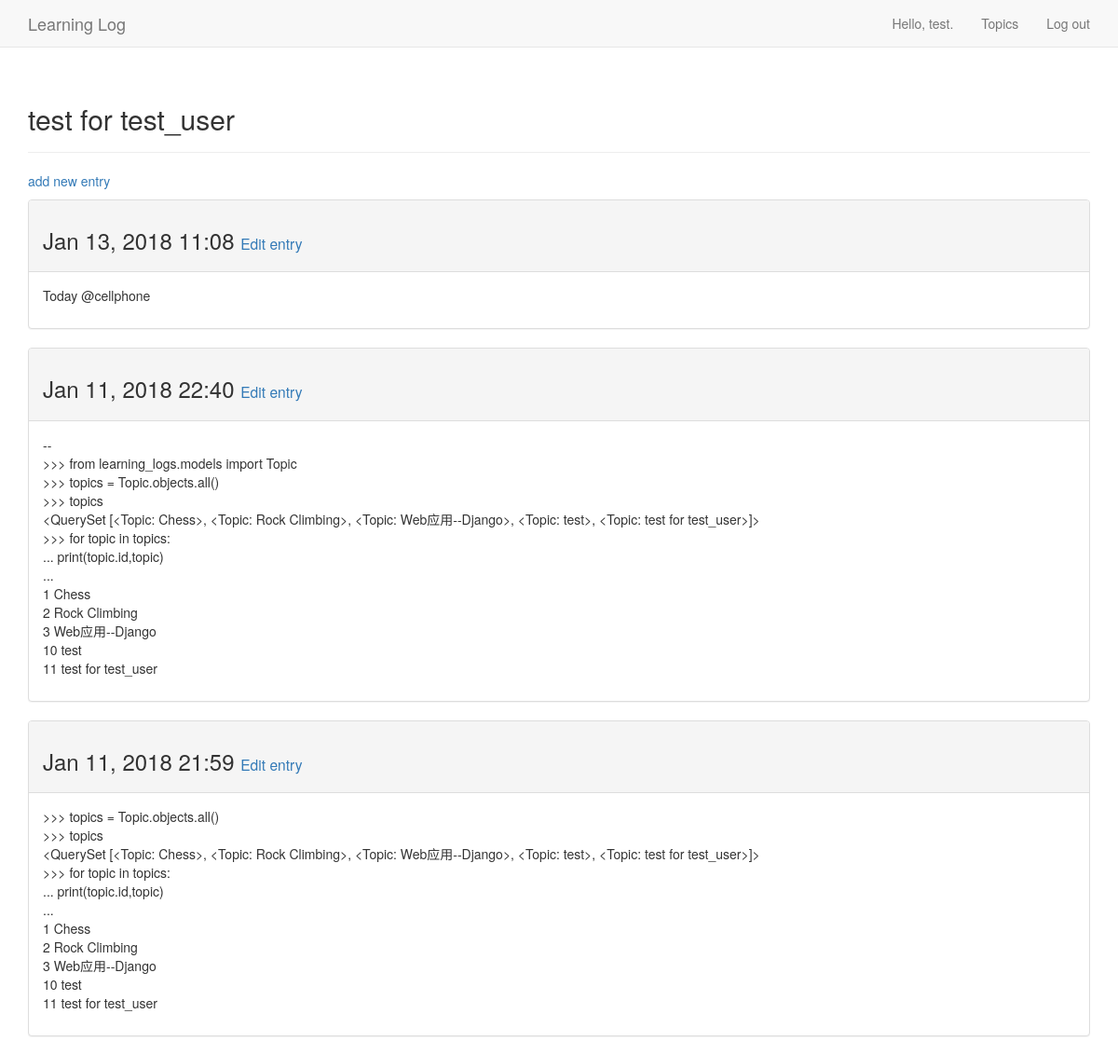
Screenshot of /topics/11/ (signed in) with the database file from the repository.
### learning_logs/models.py (models this page shows, shortened)
class Topic(models.Model):
    text = models.CharField(max_length = 200)
    date_added = models.DateTimeField(auto_now_add = True)
    owner = models.ForeignKey(User, on_delete=models.CASCADE)
    def __str__(self):
        return self.text

class Entry(models.Model):
    topic = models.ForeignKey(Topic, on_delete=models.CASCADE)
    """教材错误，见https://jingyan.baidu.com/article/67508eb409cfb49ccb1ce446.html"""
    text = models.TextField()
    date_added = models.DateTimeField(auto_now_add = True)
    class Meta:
        verbose_name_plural = 'entries'

### learning_logs/views.py (the view)
# urls.py: url(r'^topics/(?P<topic_id>\d+)/$', views.topic, name='topic'),
@login_required
def topic(request,topic_id):
    topic = Topic.objects.get(id=topic_id)
    if topic.owner != request.user:
        raise Http404
    entries = topic.entry_set.order_by('-date_added')
    context = {'topic':topic,'entries':entries}
    return render(request,'learning_logs/topic.html',context)

### learning_logs/templates/learning_logs/topic.html
{% extends "learning_logs/base.html" %}
{% block header %}
  <h2>{{ topic }}</h2>
{% endblock header %}
{% block content %}
  <p>
    <a href="{% url 'learning_logs:new_entry' topic.id %}">add new entry</a>
  </p>
  {% for entry in entries %}
      <div class="panel panel-default">
        <div class="panel-heading">
          <h3>
            {{ entry.date_added|date:'M d, Y H:i' }}
            <small>
              <a href="{% url 'learning_logs:edit_entry' entry.id %}">Edit entry</a>
            </small>
          </h3>
        </div>
        <div class="panel-body">
          {{ entry.text|linebreaks }}
        </div>
      </div>
      {% empty %}
        No entries have been added yet.
    {% endfor %}
{% endblock content %}

### learning_logs/templates/learning_logs/base.html (shortened to what this page needs)
{% load bootstrap3 %}
<!DOCTYPE html>
<html lang="en">
  <head>
  	{% bootstrap_css %}
  </head>
  <body>
  	<nav class="navbar navbar-default navbar-static-top">
  		<div class="container">
  			<div class="navbar-header">
  				<a class="navbar-brand" href="{% url 'learning_logs:index' %}">
  				Learning Log</a>
  			</div>
  			<div class="collapse navbar-collapse" id="mynavbar">
  				<ul class="nav navbar-nav navbar-right">
  					{% if user.is_authenticated %}
  				 		<li><a>Hello, {{ user.username }}.</a></li>
              <li><a href="{% url 'learning_logs:topics' %}">Topics</a></li>
  				  	<li><a href="{% url 'users:logout' %}">Log out</a></li>
  					{% else %}
  				  	<li><a href="{% url 'users:register' %}">Register</a></li>
  				 	 	<li><a href="{% url 'users:login' %}">Log in</a></li>
  					{% endif %}
  				</ul>
  			</div>
  		</div>
  	</nav>
  	<div class="container">
  		<div class="page-header">
  			{% block header %}{% endblock header %}
  		</div>
   		<div>
  			{% block content %}{% endblock content %}
  		</div>
  	</div>
  </body>
 </html>

### rows the page displays
Topic: text "test for test_user"
Entry: date_added "Jan 13, 2018 11:08", text "Today @cellphone"
Entry: date_added "Jan 11, 2018 22:40", text "-- >>> from learning_logs.models import Topic >>> topics = Topic.objects.all() >>> topics <QuerySet [<Topic: Chess>, <Topic: Rock Climbing>, <Topic: Web应用--Django>, <Topic: test>, <Topic: test for test_user>]> >>> for topic in topics: ... print(topic.id,topic) ... 1 Chess 2 Rock Climbing 3 Web应用--Django 10 test 11 test for test_user"
Entry: date_added "Jan 11, 2018 21:59", text ">>> topics = Topic.objects.all() >>> topics <QuerySet [<Topic: Chess>, <Topic: Rock Climbing>, <Topic: Web应用--Django>, <Topic: test>, <Topic: test for test_user>]> >>> for topic in topics: ... print(topic.id,topic) ... 1 Chess 2 Rock Climbing 3 Web应用--Django 10 test 11 test for test_user"

### other values shown
{{ user.username }} "test"
